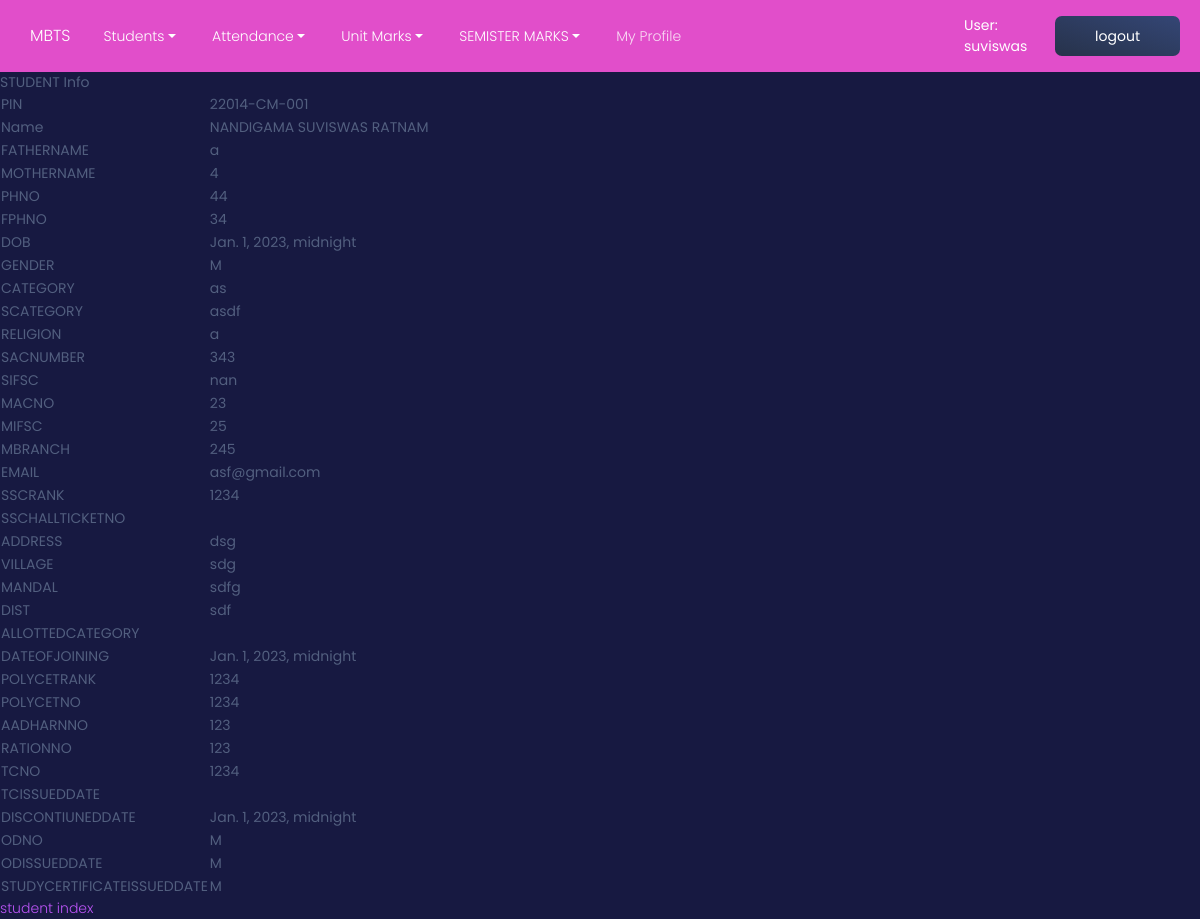
/n/i/22014-CM-001/show (signed in), run on the app's committed database.
### mbts/models.py (models this page shows)
class User(AbstractUser):
    TEACHER = 1
    STUDENT = 2
    ROLE_CHOICES = ((TEACHER, 'Teacher'), (STUDENT, 'Student'),)
    role = models.PositiveSmallIntegerField(choices=ROLE_CHOICES, blank=True, null=True, default=STUDENT)

class Students(models.Model):
    pin = models.CharField(max_length=20, primary_key=True)
    sname=models.CharField(max_length=50, default='student')
    fname=models.CharField(max_length=50, default='father')
    mname=models.CharField(max_length=50, default='mother')
    sem = models.CharField(max_length=10, null=True, choices=StudentClass.SEMS,)
    phno=models.CharField(max_length=12, null = True)
    fphno=models.CharField(max_length=12, null=True)
    dob=models.DateTimeField(blank=True, null=True)
    gender=models.CharField(max_length=1,default='M')
    category=models.CharField(max_length=5,blank=True, null=True)
    scategory=models.CharField(max_length=10,blank=True, null=True)
    religion=models.CharField(max_length=20,blank=True, null=True)
    sacno=models.CharField(max_length=20, blank=True, null=True)
    sifsc=models.CharField(max_length=20,blank=True, null=True)
    sbranch=models.CharField(max_length=20,blank=True, null=True)
    macno=models.CharField(max_length=22, blank=True, null=True)
    mifsc=models.CharField(max_length=20,blank=True, null=True)
    mbranch=models.CharField(max_length=20,blank=True, null=True)
    email=models.CharField(max_length=30,blank=True, null=True)
    sscrank=models.IntegerField(default=1234, blank=True, null=True)
    sschallticketno=models.CharField(max_length=20, blank=True, null=True)
    address=models.CharField(max_length=30, blank=True, null=True)
    village=models.CharField(max_length=20, blank=True, null=True)
    mandal=models.CharField(max_length=20, blank=True, null=True)
    dist=models.CharField(max_length=20, blank=True,null=True)
    allotedcategory=models.CharField(max_length=20,blank=True, null=True)
    dateofjoining=models.DateTimeField(blank=True, null=True)
    polycetrank=models.IntegerField(blank=True,null=True)
    polycetno=models.IntegerField(blank=True,null=True)
    aadharno=models.CharField(max_length=22, blank=True,null=True)
    rationno=models.CharField(max_length=20,blank=True,null=True)
    tcno=models.IntegerField(blank=True, null=True)
    discontinueddate=models.DateTimeField(blank=True, null=True)
    odno=models.IntegerField(blank=True,null=True)
    odissueddate=models.DateTimeField(blank=True, null=True)
    tcissueddate=models.DateTimeField(blank=True, null=True)
    studycertificateissueddate=models.DateTimeField(blank=True, null=True)
    studentimage = models.ImageField(
        ("Title Image"),
        upload_to='static/Images/student_image/',
         max_length=None,
         blank = True,null = True)
    user = models.OneToOneField(User, on_delete=models.CASCADE, blank=True, null= True)

### mbts/views/student.py (the view)
# urls.py: path("i/<str:spin>/show", student.show, name="student_show"),
def show(request, spin):
    s = Students.objects.get(pin=spin)
    context = {"s" : s }
    return render(request, "students/show.html", context)

### mbts/templates/students/show.html (shortened to what this page needs)
{% extends "base.html" %}
{% block content %}
STUDENT Info
<table>
 <tbody>
    <tr><td>PIN</td><td>{{s.pin}}</td></tr>
    <tr><td>Name</td><td>{{s.sname}}</td></tr>
    <tr><td>FATHERNAME</td><td>{{s.fname}}</td></tr>
    <tr><td>MOTHERNAME</td><td>{{s.mname}}</td></tr>
    <tr><td>PHNO</td><td>{{s.phno}}</td></tr>
    <tr><td>FPHNO</td><td>{{s.fphno}}</td></tr>
    <tr><td>DOB</td><td>{{s.dob}}</td></tr>
    <tr><td>GENDER</td><td>{{s.gender}}</td></tr>
    <tr><td>CATEGORY</td><td>{{s.category}}</td></tr>
    <tr><td>SCATEGORY</td><td>{{s.scategory}}</td></tr>
    <tr><td>RELIGION</td><td>{{s.religion}}</td></tr>
    <tr><td>SACNUMBER</td><td>{{s.sacno}}</td></tr>
    <tr><td>SIFSC</td><td>{{s.sifsc}}</td></tr>
    <tr><td>MACNO</td><td>{{s.macno}}</td></tr>
    <tr><td>MIFSC</td><td>{{s.mifsc}}</td></tr>
    <tr><td>MBRANCH</td><td>{{s.mbranch}}</td></tr>
    <tr><td>EMAIL</td><td>{{s.email}}</td></tr>
    <tr><td>SSCRANK</td><td>{{s.sscrank}}</td></tr>
    <tr><td>SSCHALLTICKETNO</td><td>{{s.ssachallticketno}}</td></tr>
    <tr><td>ADDRESS</td><td>{{s.address}}</td></tr>
    <tr><td>VILLAGE</td><td>{{s.village}}</td></tr>
    <tr><td>MANDAL</td><td>{{s.mandal}}</td></tr>
    <tr><td>DIST</td><td>{{s.dist}}</td></tr>
    <tr><td>ALLOTTEDCATEGORY</td><td>{{s.allottedcategory}}</td></tr>
    <tr><td>DATEOFJOINING</td><td>{{s.dateofjoining}}</td></tr>
    <tr><td>POLYCETRANK</td><td>{{s.polycetrank}}</td></tr>
    <tr><td>POLYCETNO</td><td>{{s.polycetno}}</td></tr>
    <tr><td>AADHARNNO</td><td>{{s.aadharno}}</td></tr>
    <tr><td>RATIONNO</td><td>{{s.rationno}}</td></tr>
    <tr><td>TCNO</td><td>{{s.tcno}}</td></tr>
    <tr><td>TCISSUEDDATE</td><td>{{s.tcissudedate}}</td></tr>
    <tr><td>DISCONTIUNEDDATE</td><td>{{s.discontinueddate}}</td></tr>
    <tr><td>ODNO</td><td>{{s.gender}}</td></tr>
    <tr><td>ODISSUEDDATE</td><td>{{s.gender}}</td></tr>
    <tr><td>STUDYCERTIFICATEISSUEDDATE</td><td>{{s.gender}}</td></tr>
</tbody>
</table>
<a href="{% url 'student_index' %}">student index</a>
{% endblock %}

### mbts/templates/_menus.html (shortened to what this page needs)
<div class="container">
    <a class="navbar-brand" href="/n/i/">MBTS</a>
      <div class="collapse navbar-collapse" id="navbarNavDropdown">
        <ul class="navbar-nav">
          <li class="nav-item dropdown">
            <a class="nav-link dropdown-toggle" href="#" id="navbarDropdownMenuLink" data-toggle="dropdown" aria-haspopup="true" aria-expanded="false">
              Students
            </a>
          </li>
          <li class="nav-item dropdown">
            <a class="nav-link dropdown-toggle" href="#" id="navbarDropdownMenuLink" data-toggle="dropdown" aria-haspopup="true" aria-expanded="false">
              Attendance
            </a>
          </li>
          <li class="nav-item dropdown">
            <a class="nav-link dropdown-toggle" href="#" id="navbarDropdownMenuLink" data-toggle="dropdown" aria-haspopup="true" aria-expanded="false">
              Unit Marks
            </a>
          </li>
          <li class="nav-item dropdown">
            <a class="nav-link dropdown-toggle" href="#" id="navbarDropdownMenuLink" data-toggle="dropdown" aria-haspopup="true" aria-expanded="false">
              SEMISTER MARKS
            </a>
          </li>
          {% if user.is_authenticated %}
          <li class="nav-item">
            <a href="{% url 'users-profile' %}" class="nav-link" >
              <p>My Profile</p>
            </a>
          </li>
          {% endif %}
        </ul>
      </div>
    </div>
    {% if user.is_authenticated %}
    <span style="color:white">User: {{ user.get_username }}</span>
    <form method="post" action="{% url 'logout' %}">
     <button type="submit" class="btn" >logout</button>
 </form>
  {% else %}
    <a href="{% url 'login' %}?next={{ request.path }}" class="nav-link">Login</a>
  {% endif %}

### data on the page
User: get_username "suviswas"
Students: pin "22014-CM-001", sname "NANDIGAMA SUVISWAS RATNAM", fname "a", mname "4", phno "44", fphno "34", dob "Jan. 1, 2023, midnight", gender "M", category "as", scategory "asdf", religion "a", sacno "343", sifsc "nan", macno "23", mifsc "25", mbranch "245", email "asf@gmail.com", sscrank "1234", address "dsg", village "sdg", mandal "sdfg", dist "sdf", dateofjoining "Jan. 1, 2023, midnight", polycetrank "1234", polycetno "1234", aadharno "123", rationno "123", tcno "1234", discontinueddate "Jan. 1, 2023, midnight"
